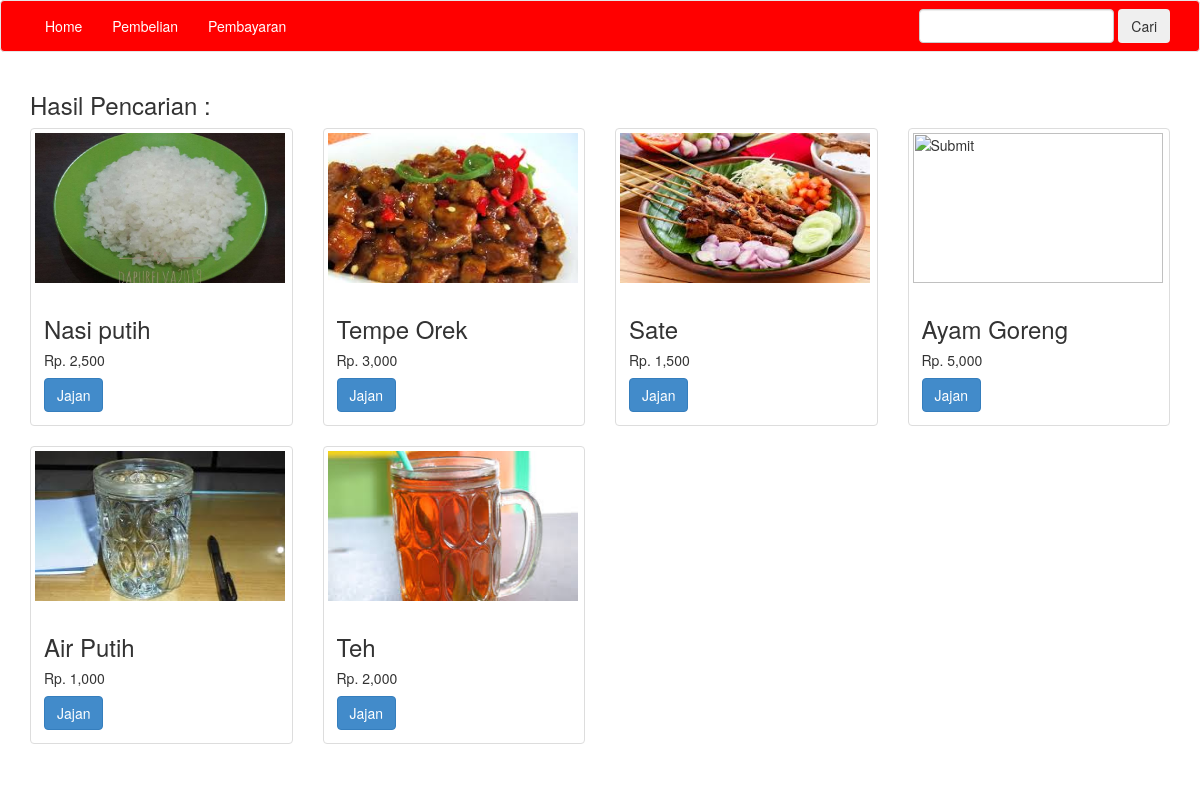
The page /pencarian.php on the database its author committed.
### tables this page shows
CREATE TABLE `hidangan` (
  `id_hidangan` int(11) NOT NULL,
  `nama_hidangan` varchar(100) NOT NULL,
  `harga_hidangan` int(11) NOT NULL,
  `foto_hidangan` varchar(100) NOT NULL,
  `deskripsi_hidangan` text NOT NULL,
  `status_hidangan` varchar(100) NOT NULL DEFAULT 'Tersedia'
);

### pencarian.php (the view, shortened to what this page needs)
<?php include 'koneksi.php'; ?>
<?php
$keyword = $_GET["keyword"];
$semuadata=array();
$ambil = $koneksi->query("SELECT * FROM hidangan WHERE nama_hidangan LIKE '%$keyword%'
	OR deskripsi_hidangan LIKE '%$keyword%'");
while($pecah = $ambil->fetch_assoc())
{
	$semuadata[]=$pecah;
}
?>
<!DOCTYPE html>
<html>
<head>
	<link rel="stylesheet" type="text/css" href="admin/assets/css/bootstrap.css">
</head>
<body>
<?php include 'menu.php'; ?>
	<div class="container">
		<h3>Hasil Pencarian : <?php echo $keyword ?></h3>
	<div class="row">
		<?php foreach ($semuadata as $key => $value): ?>
		<div class="col-md-3">
			<div class="thumbnail">
				<input type="image" src="foto_hidangan/<?php echo $value["foto_hidangan"] ?>" width="250px" dan height="150px"/>
				<div class="caption">
					<h3><?php echo $value["nama_hidangan"] ?></h3>
					<h5>Rp. <?php echo number_format($value["harga_hidangan"]) ?></h5>
					<a href="beli.php?id=<?php echo $value["id_hidangan"]; ?>" class="btn btn-primary">Jajan</a>
				</div>
			</div>
		</div>
	<?php endforeach ?>
	</div>
</div>
</body>
</html>

### rows shown on the page
hidangan: nama_hidangan "Nasi putih", harga_hidangan "2,500"
hidangan: nama_hidangan "Tempe Orek", harga_hidangan "3,000"
hidangan: nama_hidangan "Sate", harga_hidangan "1,500"
hidangan: nama_hidangan "Ayam Goreng", harga_hidangan "5,000"
hidangan: nama_hidangan "Air Putih", harga_hidangan "1,000"
hidangan: nama_hidangan "Teh", harga_hidangan "2,000"
